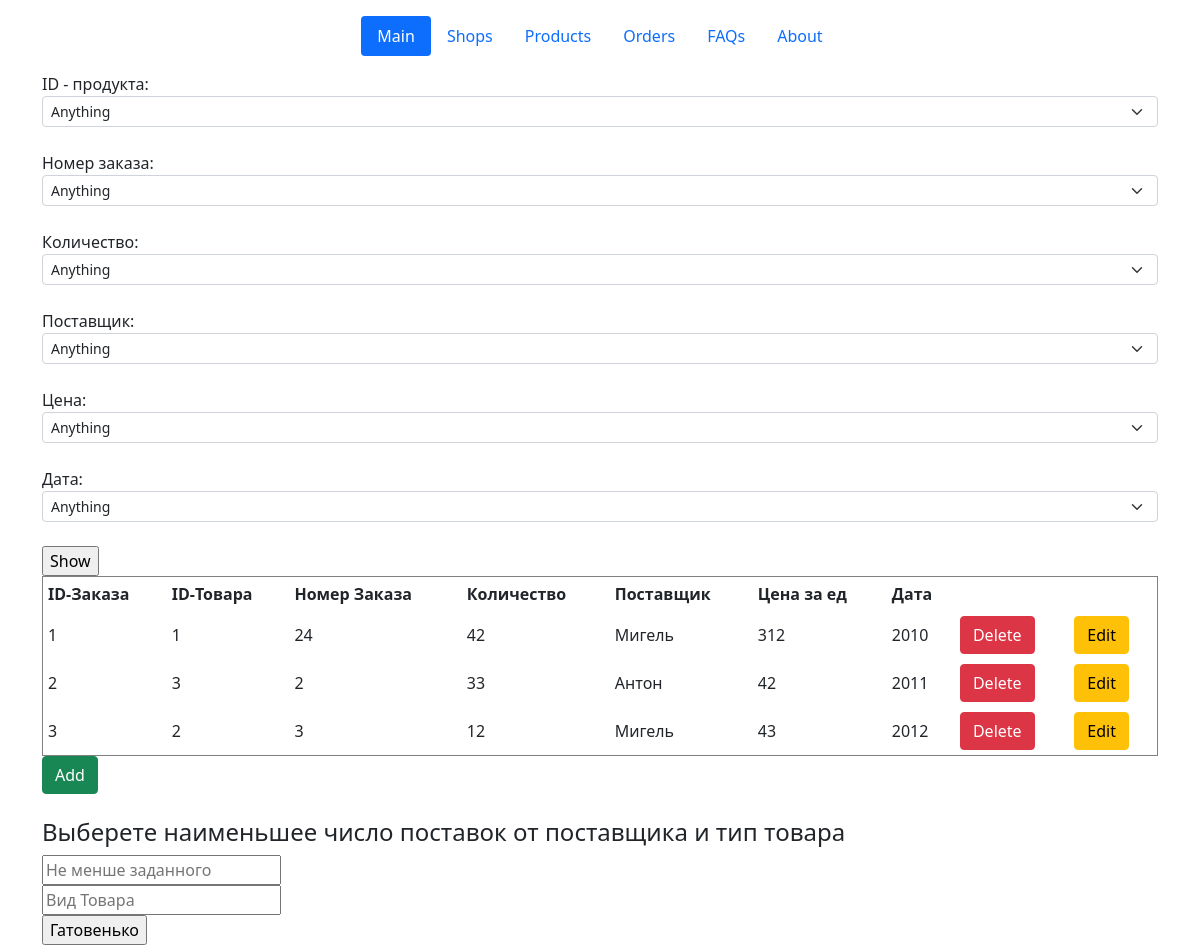
The page /orders on the database its author committed.
### classes_file.py (models this page shows, shortened)
class Orders(db.Model):
    id_order = db.Column(db.Integer, primary_key=True)
    id_product = db.Column(db.Integer, nullable=False)
    numb_order = db.Column(db.Integer, nullable=False)
    amount_order = db.Column(db.Integer, nullable=False)
    provider_order = db.Column(db.String(20), nullable=False)
    price_order = db.Column(db.Integer, default=0)
    date_order = db.Column(db.Integer, nullable=False)

### orders.py (the view)
@app.route('/orders')
def orders():
    if "action" in request.args:
        if request.args["action"] == "del":  # для обратобки кнопки delete
            id_order = request.args['id']
            order = Orders.query.get_or_404(id_order)
            try:
                db.session.delete(order)
                db.session.commit()
                return redirect("/orders")
            except:
                return "При удалении записи произошла ошибка"
        elif request.args["action"] == "choice":
            id_product_lst = [request.args['id_product']]
            numb_order_lst = [request.args['numb_order']]
            amount_order_lst = [request.args['amount_order']]
            provider_order_lst = [request.args['provider_order']]
            price_order_lst = [request.args['price_order']]
            date_order_lst = [request.args['date_order']]
            if request.args['id_product'] == "any":
                temp = db.session.execute(f"SELECT id_product from Orders").fetchall()
                id_product_lst = [temp[i][0] for i in range(len(temp))]
            if request.args['numb_order'] == "any":
                temp = db.session.execute(f"SELECT numb_order from Orders").fetchall()
                numb_order_lst = [temp[i][0] for i in range(len(temp))]
            if request.args['amount_order'] == "any":
                temp = db.session.execute(f"SELECT amount_order from Orders").fetchall()
                amount_order_lst = [temp[i][0] for i in range(len(temp))]
            if request.args['provider_order'] == "any":
                temp = db.session.execute(f"SELECT provider_order from Orders").fetchall()
                provider_order_lst = [temp[i][0] for i in range(len(temp))]
            if request.args['price_order'] == "any":
                temp = db.session.execute(f"SELECT price_order from Orders").fetchall()
                price_order_lst = [temp[i][0] for i in range(len(temp))]
            if request.args['date_order'] == "any":
                temp = db.session.execute(f"SELECT date_order from Orders").fetchall()
                date_order_lst = [temp[i][0] for i in range(len(temp))]
            table = db.session.query(Orders) \
                .filter(Orders.id_product.in_(id_product_lst)) \
                .filter(Orders.numb_order.in_(numb_order_lst)) \
                .filter(Orders.amount_order.in_(amount_order_lst)) \
                .filter(Orders.provider_order.in_(provider_order_lst)) \
                .filter(Orders.price_order.in_(price_order_lst)) \
                .filter(Orders.date_order.in_(date_order_lst))
            return render_template("orders.html", table=table)
        elif request.args["action"] == "first":
            table = db.session.execute(f"select * from Orders as O "
                                       f"INNER JOIN products as pr "
                                       f"ON O.id_product = pr.id_product"
                                       f" and O.numb_order > {request.args['numb']}"
                                       f" and type_product = '{request.args['type']}'").fetchall()
            return render_template("orders.html", table=table)
        else:
            return redirect("/orders")
    else:
        table = Orders.query.order_by(Orders.id_order).all()
        return render_template("orders.html", table=table)

### templates/orders.html (shortened to what this page needs)
{% extends 'base.html' %}
{% block body %}
<form action="/order-choice" method="POST" id="data">
    ID - продукта:
    <select name="id_product" class="form-select form-select-sm">
        <option value="any" label = "Anything">
            {% for el in table %}
        <option value={{el.id_product}}  label = {{el.id_product}}>
            {% endfor %}
    </select>
    <br>Номер заказа:
    <select name="numb_order" class="form-select form-select-sm">
        <option value="any" label = "Anything">
            {% for el in table %}
        <option value={{el.numb_order}}  label = {{el.numb_order}}>
            {% endfor %}
    </select>
    <br>Количество:
    <select name="amount_order" class="form-select form-select-sm">
        <option value="any" label = "Anything">
            {% for el in table %}
        <option value={{el.amount_order}}  label = {{el.amount_order}}>
            {% endfor %}
    </select>
    <br>Поставщик:
    <select name="provider_order" class="form-select form-select-sm">
        <option value="any" label = "Anything">
            {% for el in table %}
        <option value={{el.provider_order}}  label = {{el.provider_order}}>
            {% endfor %}
    </select>
    <br>Цена:
    <select name="price_order" class="form-select form-select-sm">
        <option value="any" label = "Anything">
            {% for el in table %}
        <option value={{el.price_order}}  label = {{el.price_order}}>
            {% endfor %}
    </select>
    <br>Дата:
    <select name="date_order" class="form-select form-select-sm">
        <option value="any" label = "Anything">
            {% for el in table %}
        <option value={{el.date_order}}  label = {{el.date_order}}>
            {% endfor %}
    </select><br>
    <input type="submit" name="btn btn-success" value="Show"><br>
</form>
<table border="1" width="100%" cellpadding="5">
    <tr>
        <th>ID-Заказа</th>
        <th>ID-Товара</th>
        <th>Номер Заказа</th>
        <th>Количество</th>
        <th>Поставщик</th>
        <th>Цена за ед</th>
        <th>Дата</th>
        <th></th>
        <th></th>
    </tr>
    {% for el in table %}
    <tr>
        <td>{{ el.id_order }}</td>
        <td>{{ el.id_product }}</td>
        <td>{{ el.numb_order }}</td>
        <td>{{ el.amount_order }}</td>
        <td>{{ el.provider_order }}</td>
        <td>{{ el.price_order }}</td>
        <td>{{ el.date_order }}</td>
        <td>
            <a href="/orders?id={{el.id_product}}&action=del" class="btn btn-danger">Delete</a>
        </td>
        <td>
            <a href="/orders/{{el.id_order}}/edit" class="btn btn-warning">Edit</a>
        </td>
    </tr>
    {% endfor %}
</table>
<a href="/orders/create" class="btn btn-success">Add</a><br><br>
<h4>Выберете наименьшее число поставок от поставщика и тип товара</h4>
<form action="/orders/first" method="post">
    <input type="number" name="numb" id="numb" placeholder="Не менше заданного"><br>
    <input type="text" name="type" id="type" placeholder="Вид Товара"><br>
    <input type="submit" name="btn btn-success" value="Гатовенько">
</form>
{% endblock %}

### rows shown on the page
Orders: id_order "1", id_product "1", numb_order "24", amount_order "42", provider_order "Мигель", price_order "312", date_order "2010"
Orders: id_order "2", id_product "3", numb_order "2", amount_order "33", provider_order "Антон", price_order "42", date_order "2011"
Orders: id_order "3", id_product "2", numb_order "3", amount_order "12", provider_order "Мигель", price_order "43", date_order "2012"
